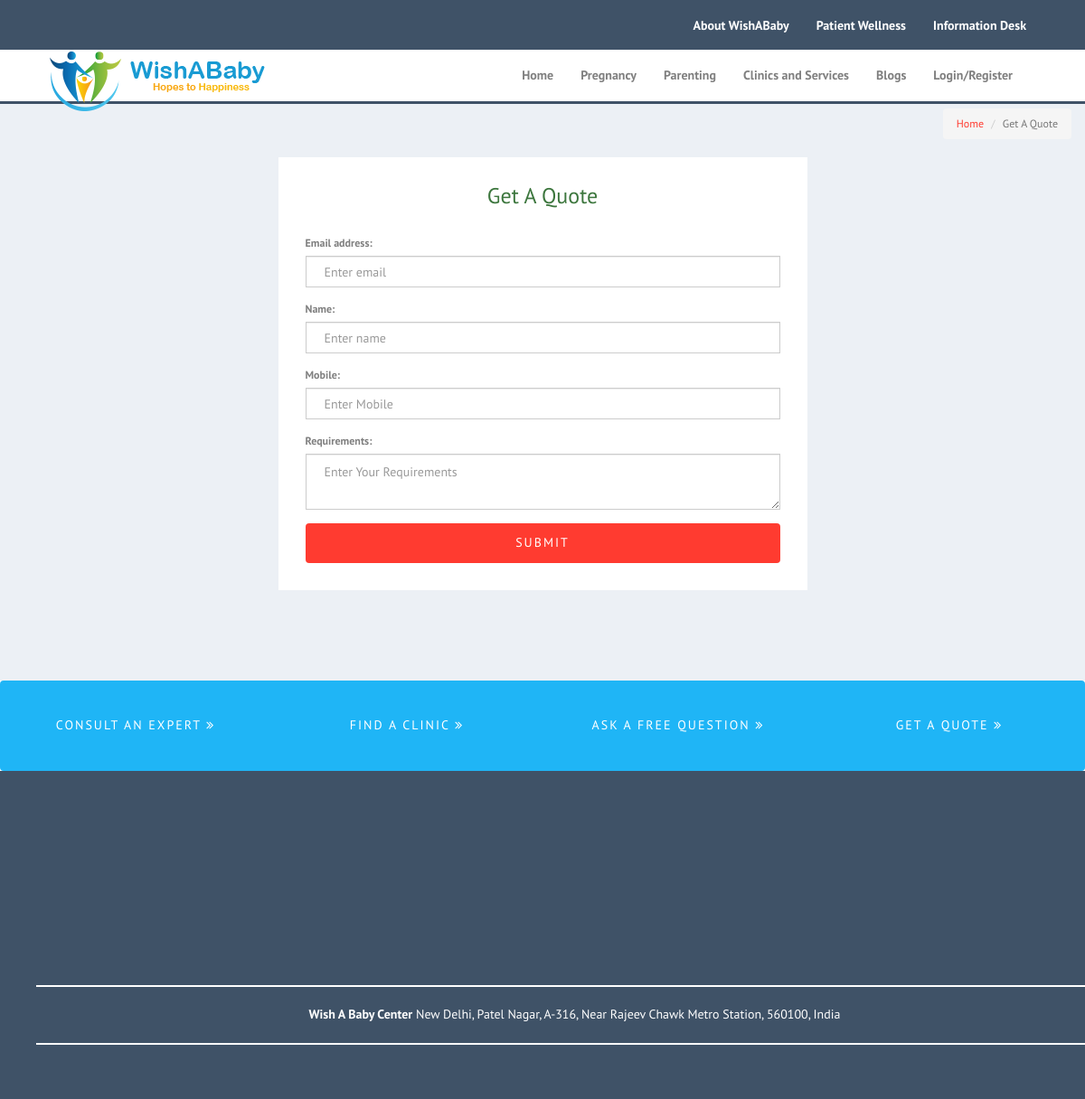
Screenshot of /index.php/getaquote with the database file from the repository.
### tables this page shows
CREATE TABLE `menu` (
  `menu_id` int(11) NOT NULL,
  `menu_name` varchar(255) NOT NULL,
  `menu_slug` varchar(255) NOT NULL,
  `menu_content` text NOT NULL,
  `menu_title` text NOT NULL,
  `menu_keyword` text NOT NULL,
  `menu_description` text NOT NULL,
  `menu_order` int(11) NOT NULL,
  `menu_top` int(11) NOT NULL
);

### application/controllers/Getaquote.php (called while the page is built, shortened)
<?php
	class Getaquote extends MY_Controller
	{
		public function __construct()
		{
			$this->load->model('select');
			$this->menu		=	$this->select->get_all_menu();
			if(count($this->menu))
			{
				$i	=	0;
				foreach($this->menu as $x)
				{
					$array		=	array(
											'submenu_menu_id'	=>	$x['menu_id']
										);
					$submenu	=	$this->select->get_some_submenu($array);
					if(count($submenu))
					{
						$j=0;
						foreach($submenu as $y)
						{
							$array	=	array('nest_submenu_id'		=>		$y['submenu_id']);
							$nestedmenu	=	$this->select->get_header_nestedmenu($array);
							$submenu[$j]['nestedmenu']	=	$nestedmenu;
							$j++;
						}
					}
					$this->menu[$i]['submenu']	=	$submenu;
					$i++;
				}
			}
			$this->cat	=	$this->select->get_all_category();
		}
		public function index()
		{
			if(isset($_COOKIE['wish_user_id']))
			{
				$array	=	array('user_id'		=>		$_COOKIE['wish_user_id']);
				$user	=	$this->select->get_one_user($array);
			}
			else
			{
				$user	=	array();
			}
			$array	=	array('seo_page_name'	=>	'Askaquestion');
			$seo	=	$this->select->get_one_seo($array);
			$array	=	array(
								'cat'		=>	$this->cat,
								'user'		=>	$user,
								'seo'		=>	$seo,
								'menu'		=>	$this->menu,
							);
			$this->load->view('home/getaquote',['array'	=>	$array]);
		}
	}
?>

### index.php (called while the page is built, shortened)
<?php
require_once BASEPATH.'core/CodeIgniter.php';

### application/models/Select.php (called while the page is built, shortened)
<?php
	class Select extends CI_Model
	{
		public function get_one_seo($array)
		{
			$q	=	$this->db->select('*')
								->where($array)
								->get('seo');
			return $q->row_array();
		}
		public function get_all_category()
		{
			$q	=	$this->db->select('cat_name,cat_slug,cat_image,cat_id,cat_details')
							->get('category');
			return $q->result_array();
		}
		public function get_all_menu()
		{
			$q	=	$this->db->select('menu_name,menu_slug,menu_id,menu_top')
							->order_by('menu_order','asc')
							->get('menu');
			return $q->result_array();
		}
	}
?>

### application/views/home/getaquote.php (the view, shortened to what this page needs)
 <?php
	$user	=	$array['user'];
 ?>
<!DOCTYPE html>
 <html class="no-js">
	<head>
	<link rel="stylesheet" href="https://maxcdn.bootstrapcdn.com/bootstrap/3.3.7/css/bootstrap.min.css">
	<link rel="stylesheet" href="<?= base_url('assets/front/');?>css/animate.css">
	<link rel="stylesheet" href="<?= base_url('assets/front/');?>css/icomoon.css">
	<link rel="stylesheet" href="<?= base_url('assets/front/');?>css/simple-line-icons.css">
	<link rel="stylesheet" href="<?= base_url('assets/front/');?>css/bootstrap.css">
	<link rel="stylesheet" href="<?= base_url('assets/front/');?>css/owl.carousel.min.css">
	<link rel="stylesheet" href="<?= base_url('assets/front/');?>css/owl.theme.default.min.css">
	<link rel="stylesheet" href="<?= base_url('assets/front/');?>css/style.css">
	<link rel="stylesheet" href="<?= base_url('assets/front/');?>css/list.css">
	<link rel="stylesheet" href="<?= base_url('assets/front/');?>css/new.css">
	<link rel="stylesheet" href="https://cdnjs.cloudflare.com/ajax/libs/font-awesome/4.7.0/css/font-awesome.min.css">
	</head>
	<body>
	<?php
		include('includes/header.php');
?>
	<section id="fh5co-team" data-section="team" style="padding-top:0px;background:#ecf0f5;">
		<div class="fh5co-team">
			<div class="container">
				<div class="row">
					<br>
					<br>
					<br>
					<br>
					 <ol class="breadcrumb pull-right" style="font-size:12px;">
						  <li class="breadcrumb-item"><a href="<?= base_url();?>">Home</a></li>
						  <li class="breadcrumb-item active">Get A Quote</li>
					</ol>
				</div>
				<div class="row">
					<div class="col-sm-6 col-sm-offset-3 advertise" style="background:white;margin-top:0px;padding:30px;font-size:12px;">
						<h3  class="text text-center text-success">Get A Quote</h3>
						<form method="post" action="<?= base_url('getaquote/storequote');?>">
							<div class="form-group">
							<label for="quote_email">Email address:</label>
							<input type="email" class="form-control" required id="quote_email" name="quote_email" value="<?php if(isset($user['user_email'])) echo $user['user_email'];?>" placeholder="Enter email">
							</div>
							<div class="form-group">
							<label for="q_user_name">Name:</label>
							<input type="text" class="form-control" required id="quote_name" name="quote_name" value="<?php if(isset($user['user_fname'])) echo $user['user_fname']." ".$user['user_sname'];?>" placeholder="Enter name">
							</div>
							<div class="form-group">
							<label for="quote_mobile">Mobile:</label>
							<input type="number" maxlength="10" class="form-control" required id="quote_mobile" name="quote_mobile" value="<?php if(isset($user['user_mobile'])) echo $user['user_mobile'];?>" placeholder="Enter Mobile">
							</div>
							<div class="form-group">
							<label for="q_name">Requirements:</label>
							<textarea class="form-control" id="quote_message" required name="quote_message" placeholder="Enter Your Requirements"></textarea>
							</div>
							<button type="submit" class="btn btn-primary btn-block">Submit</button>
						</form>
					</div>
				</div>
			</div>
		</div>
	</section>
	<?php
		include('includes/footer.php');
	?>
	</body>
</html>

### application/views/home/includes/header.php (shortened to what this page needs)
<?php
	$menu	=	$array['menu'];
?>
<header role="banner" id="fh5co-header">
		<div class="fluid-container">
			<nav class="navbar navbar-default" style="background:#3f5267;">
				<div id="" class="navbar-collapse collapse">
					<ul class="nav navbar-nav navbar-right" style="font-size:14px; font-family: 'PT Sans', Arial, serif;">
						 <?php
						if(count($menu))
						{
							foreach($menu as $x)
							{
							if($x['menu_top']=='1')
								{
								?>
									<li class="dropdown">
									  <a class="external" style="color:white;" href='<?= base_url('wish/'.$x['menu_slug']);?>'><b><?= $x['menu_name'];?></b></a>
									</li>
								<?php
							}
							}
						}
					?>
					</ul>
				</div>
			</nav>
			<nav class="navbar navbar-default"  style="border-bottom:3px solid #3f5267;">
				<div class="navbar-header">
					<a class="navbar-brand" href="<?= base_url();?>"><img style="width:auto;height:auto;margin-top:-25px;" class="img img-responsive logo" src="<?= base_url('img/logo.png');?>"/></a>
				</div>
				<div id="navbar" class="navbar-collapse collapse">
					<ul class="nav navbar-nav navbar-right">
						<li class=""><a href="<?= base_url();?>" class="external"><span><b>Home</b></span></a></li>
						 <?php
						if(count($menu))
						{
							foreach($menu as $x)
							{
								?>
									<li class="dropdown  <?php if($x['menu_top']=='1'){ echo 'hidden-sm hidden-lg hidden-md';}?> " >
									  <a class="external" href='<?= base_url('wish/'.$x['menu_slug']);?>'><b><?= $x['menu_name'];?></b></a>
									</li>
								<?php
							}
						}
					?>
						<li><a class="external" href="<?= base_url('blogs');?>"><b>Blogs</b></a></li>
						<?php
							if(isset($_COOKIE['wish_user_id']) || isset($_COOKIE['wish_clinic_id']) || isset($_COOKIE['wish_expert_id']))
							{
								?>
										<?php
										if(isset($_COOKIE['wish_user_id']))
										{
											?>
											<li class="dropdown">
											<a class="external" href='#'><b>My Account</b></a>
											<ul class="dropdown-menu">
											<li><a class="external" href="<?= base_url('myprofile');?>"><b>My Profile</b></a></li>
											<li class="divider"></li>
											<!-- <li><a class="external" href="<?= base_url('Cart');?>"><b>Cart</b></a></li>
											<li class="divider"></li> -->
											<li><a class="external" href="<?= base_url('dashboard/myappointments');?>"><b>My Appointments</b></a></li>
											<li class="divider"></li>
											<li><a class="external" data-target="#changepasswordmodal" data-toggle="modal" href="#"><b>Change Password</b></a></li>
											<li class="divider"></li>
											<li><a class="external" href="<?= base_url('logout');?>"><b>Sign Out</b></a></li>
											<li class="divider"></li>
											</ul>
											</li>
											<?php
										}
										else if(isset($_COOKIE['wish_clinic_id']))
										{
											?>
												<li><a class="external" href="<?= base_url('dashboard/clinic');?>"><b>My Account</b></a></li>
												<li><a class="external" href="<?= base_url('logout');?>"><b>Sign Out</b></a></li>
											<?php
										}
										else if(isset($_COOKIE['wish_expert_id']))
										{
											?>
												<li><a class="external" href="<?= base_url('dashboard/expert');?>"><b>My Account</b></a></li>
												<li><a class="external" href="<?= base_url('logout');?>"><b>Sign Out</b></a></li>
											<?php
										}
							}
							else
							{
								?>
								<li class="dropdown">
									 <a class="external" href='#'><b>Login/Register</b></a>
								</li>
								<?php
							}
						?>
					</ul>
				</div>
			</nav>
	  </div>
	</header>

### assets/front/css/style.css (style rules this page uses)
body { font-family: "PT Sans", Arial, serif; font-weight: 300; font-size: 20px; line-height: 1.5; color: #666666; color: #7f7f7f; background: #fff; height: 100%; position: relative; }
a { color: #ff3b30; -webkit-transition: 0.5s; -o-transition: 0.5s; transition: 0.5s; }
h1, h2, h3, h4, h5, h6 { color: #333; font-family: "PT Sans", Arial, serif; font-weight: 400; margin: 0 0 30px 0; }
#fh5co-header { position: absolute; z-index: 99; width: 100%; opacity: 1; top: 0; }
#fh5co-header .navbar { padding-bottom: 0; margin-bottom: 0; }
#fh5co-header #navbar .navbar-right { margin-right: 0; }
#fh5co-header #navbar li a { font-family: "PT Sans", Arial, serif; color: rgba(0, 0, 0, 0.5); position: relative; font-size: 14px; font-weight: 400; }
#fh5co-header #navbar li a span { position: relative; display: block; padding-bottom: 2px; }
#fh5co-header #navbar li a span:before { content: ""; position: absolute; width: 100%; height: 2px; bottom: 0; left: 0; background-color: rgba(255, 255, 255, 0.5); visibility: hidden; -webkit-transform: scaleX(0); -moz-transform: scaleX(0); -ms-transform: scaleX(0); -o-transform: scaleX(0); transform: scaleX(0); -webkit-transition: all 0.3s ease-in-out 0s; -moz-transition: all 0.3s ease-in-out 0s; -ms-transition: all 0.3s ease-in-out 0s; -o-transition: all 0.3s ease-in-out 0s; transition: all 0.3s ease-in-out 0s; }
#fh5co-header .navbar-brand { float: left; display: block; font-size: 24px; font-weight: 700; padding-left: 0; color: #535659; text-transform: uppercase; letter-spacing: 3px; }
#fh5co-header .navbar-default { border: transparent; background: #fff; margin: 0; padding-left: 50px; padding-right: 50px; -webkit-border-radius: 0px; -moz-border-radius: 0px; -ms-border-radius: 0px; border-radius: 0px; }
#fh5co-services, #fh5co-testimony, #fh5co-explore, #fh5co-faq, #fh5co-team, #fh5co-trusted, #fh5co-footer { padding: 5em 0; }
#fh5co-team { background: #f1faff; }
.btn { -webkit-transition: 0.3s; -o-transition: 0.3s; transition: 0.3s; }
.btn { text-transform: uppercase; letter-spacing: 2px; -webkit-transition: 0.3s; -o-transition: 0.3s; transition: 0.3s; }
.btn.btn-primary { background: #ff3b30; color: #fff; border: none !important; border: 2px solid transparent !important; }

### application/views/home/getaquote.php (style rules this page uses)
.form-control { border-radius:0px; height:35px; }

### rows the page displays
menu: menu_name "About WishABaby"
menu: menu_name "Patient Wellness"
menu: menu_name "Information Desk"
menu: menu_name "Pregnancy"
menu: menu_name "Parenting"
menu: menu_name "Clinics and Services"
